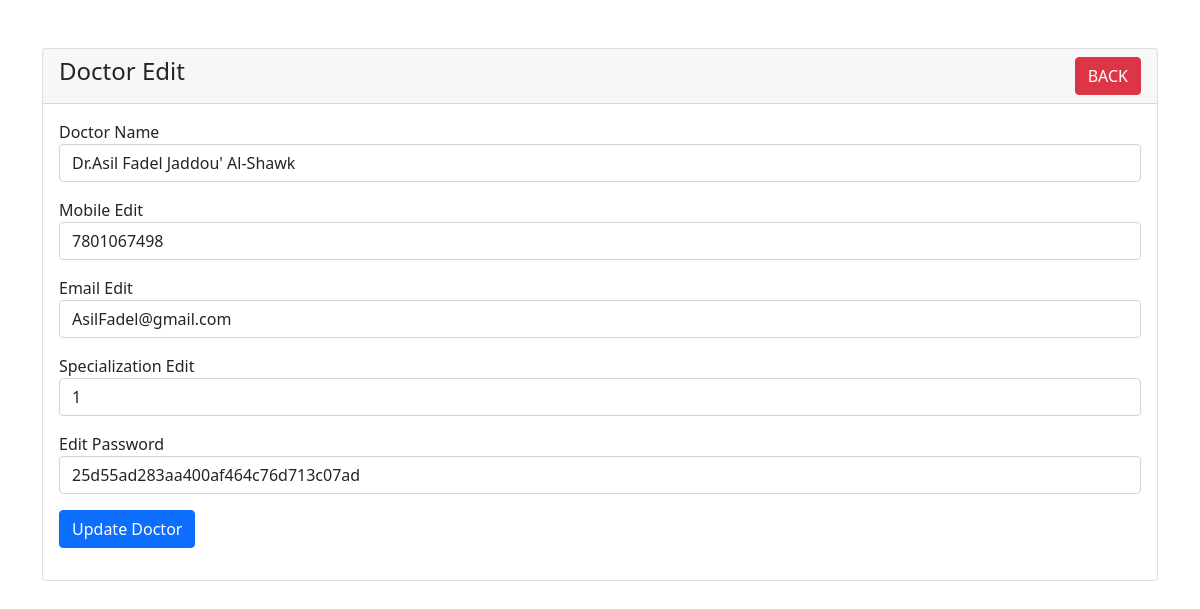
Screenshot of /Admin/student-edit.php?ID=1 with the database file from the repository.
### tables this page shows
CREATE TABLE `tbldoctor` (
  `ID` int(5) NOT NULL,
  `FullName` varchar(250) DEFAULT NULL,
  `MobileNumber` bigint(10) DEFAULT NULL,
  `Email` varchar(250) DEFAULT NULL,
  `Specialization` varchar(250) DEFAULT NULL,
  `Password` varchar(259) DEFAULT NULL,
  `CreationDate` timestamp NULL DEFAULT current_timestamp()
);

### Admin/student-edit.php (the view, shortened to what this page needs)
<?php
require 'dbcon.php';
?>
<!doctype html>
<html lang="en">
  <head>
    <link href="https://cdn.jsdelivr.net/npm/bootstrap@5.1.3/dist/css/bootstrap.min.css" rel="stylesheet">
</head>
<body>
    <div class="container mt-5">
        <div class="row">
            <div class="col-md-12">
                <div class="card">
                    <div class="card-header">
                        <h4>Doctor Edit
                            <a href="index.php" class="btn btn-danger float-end">BACK</a>
                        </h4>
                    </div>
                    <div class="card-body">
                        <?php
                        if(isset($_GET['ID']))
                        {
                            $student_id = mysqli_real_escape_string($con, $_GET['ID']);
                            $query = "SELECT * FROM tbldoctor WHERE ID='$student_id' ";
                            $query_run = mysqli_query($con, $query);
                            if(mysqli_num_rows($query_run) > 0)
                            {
                                $student = mysqli_fetch_array($query_run);
                                ?>
                                <form action="code.php" method="POST">
                                    <div class="mb-3">
                                        <label>Doctor Name</label>
                                        <input type="text" name="FullName" value="<?=$student['FullName'];?>" class="form-control">
                                    </div>
                                    <div class="mb-3">
                                        <label>Mobile Edit</label>
                                        <input type="text" name="MobileNumber" value="<?=$student['MobileNumber'];?>" class="form-control">
                                    </div>
                                    <div class="mb-3">
                                        <label>Email Edit</label>
                                        <input type="email" name="Email" value="<?=$student['Email'];?>" class="form-control">
                                    </div>
                                    <div class="mb-3">
                                        <label>Specialization Edit</label>
                                        <input type="text" name="Specialization" value="<?=$student['Specialization'];?>" class="form-control">
                                    </div>
                                    <div class="mb-3">
                                        <label>Edit Password</label>
                                        <input type="text" name="Password" value="<?=$student['Password'];?>" class="form-control">
                                    </div>
                                    <div class="mb-3">
                                        <button type="submit" name="update_student" class="btn btn-primary">
                                            Update Doctor
                                        </button>
                                    </div>
                                </form>
                                <?php
                            }
                            else
                            {
                                echo "<h4>No Such Id Found</h4>";
                            }
                        }
                        ?>
                    </div>
                </div>
            </div>
        </div>
    </div>
</body>
</html>

### rows the page displays
tbldoctor: FullName "Dr.Asil Fadel Jaddou' Al-Shawk", MobileNumber "7801067498", Email "AsilFadel@gmail.com", Specialization "1", Password "25d55ad283aa400af464c76d713c07ad"
